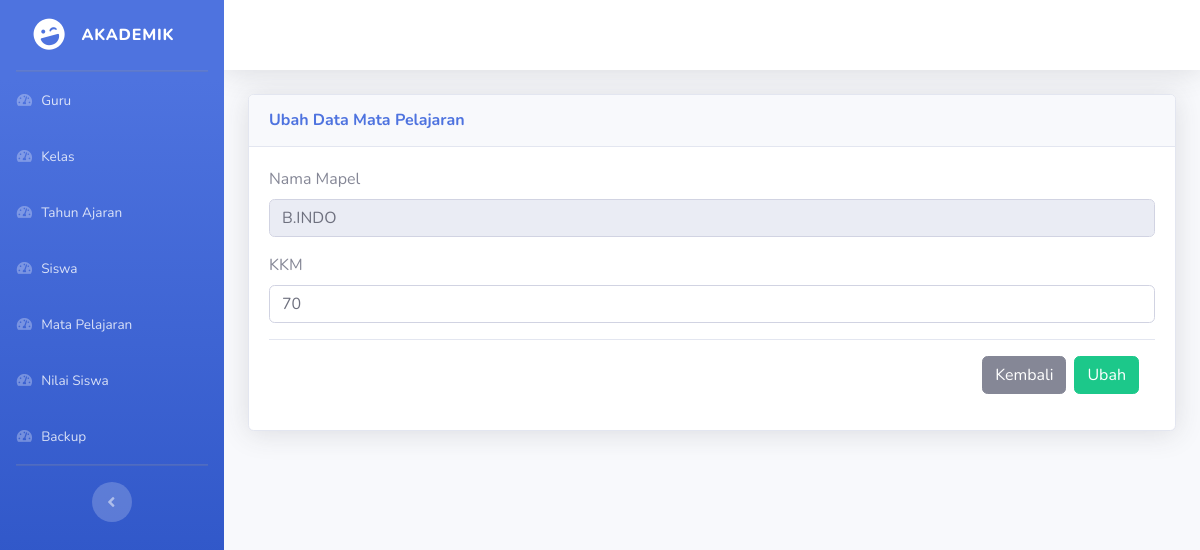
Before: /update_mata_pelajaran.php?nama_mapel=B.INDO with the older database file.
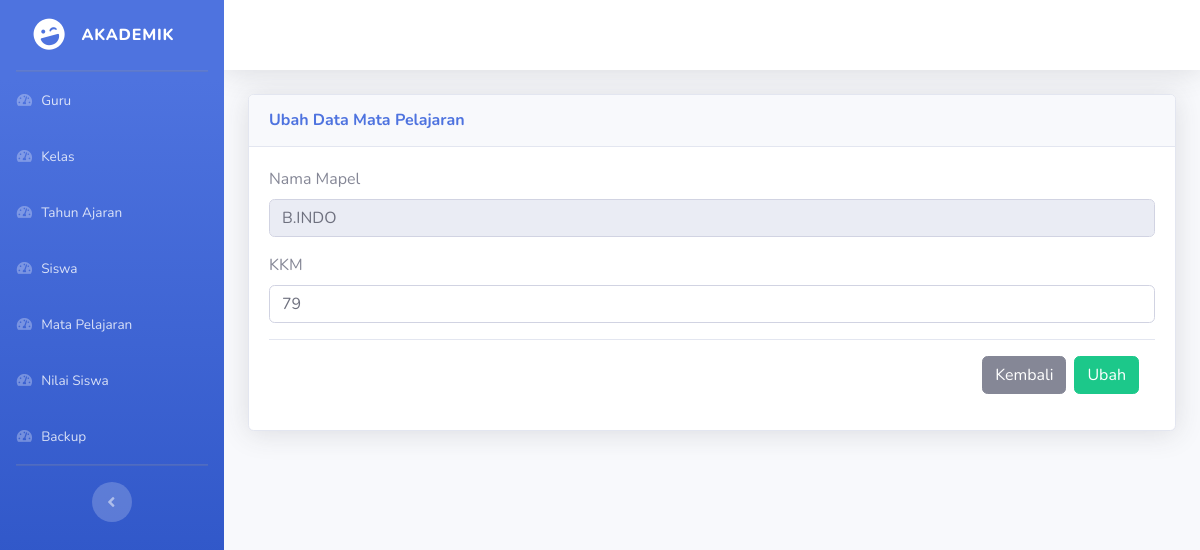
After: the same page with the newer database file.
### tables this page shows
CREATE TABLE `mata_pelajaran` (
  `nama_mapel` varchar(191) NOT NULL,
  `kkm_mapel` int(11) NOT NULL,
  PRIMARY KEY (`nama_mapel`)
);

### functions.php (called while the page is built, shortened)
<?php
$conn = connect_to_database();
function getRowDataMapel($nama_mapel)
{
    global $conn;
    $stmt = $conn->prepare("SELECT * FROM mata_pelajaran WHERE nama_mapel = ?");
    $stmt->bind_param("s", $nama_mapel);
    $stmt->execute();
    $result = $stmt->get_result()->fetch_assoc();
    return $result;
}

### update_mata_pelajaran.php (the view, shortened to what this page needs)
<?php
include_once 'views/nav.php';
include_once 'functions.php';
$nama_mapel = $_GET['nama_mapel'];
$dataMapel = getRowDataMapel($nama_mapel)
?>
<div id="content-wrapper" class="d-flex flex-column">
  <div id="content">
    <nav class="navbar navbar-expand navbar-light bg-white topbar mb-4 static-top shadow">
    </nav>
    <div class="container-fluid">
      <div class="card shadow mb-4">
        <div class="card-header py-3">
          <h6 class="m-0 font-weight-bold text-primary">
            Ubah Data Mata Pelajaran
          </h6>
        </div>
        <div class="card-body">
          <div class="table-responsive">
            <form action="<?= htmlspecialchars("controllers/mapel/update_mata_pelajaran.php?nama_mapel=$nama_mapel") ?>" name="formUbahMapel" method="POST">
              <div class="mb-3">
                <label for="inputNip" class="form-label">Nama Mapel</label>
                <input type="text" class="form-control" name="namaMapel" value="<?= $nama_mapel ?>" readonly />
              </div>
              <div class="mb-3">
                <label for="inputNama" class="form-label">KKM</label>
                <input type="text" class="form-control" name="kkm" value="<?= $dataMapel['kkm_mapel'] ?>" />
              </div>
              <div class="modal-footer">
                <a class="btn btn-secondary" href="mata_pelajaran.php">Kembali</a>
                <input class="btn btn-success" name="submitFormUbahMapel" type="submit" value="Ubah" />
              </div>
            </form>
          </div>
        </div>
      </div>
    </div>
  </div>
</div>
</div>
<?php include_once 'views/footer.php'; ?>

Changed rows visible on the page:
changed mata_pelajaran: kkm "70" → "79"
